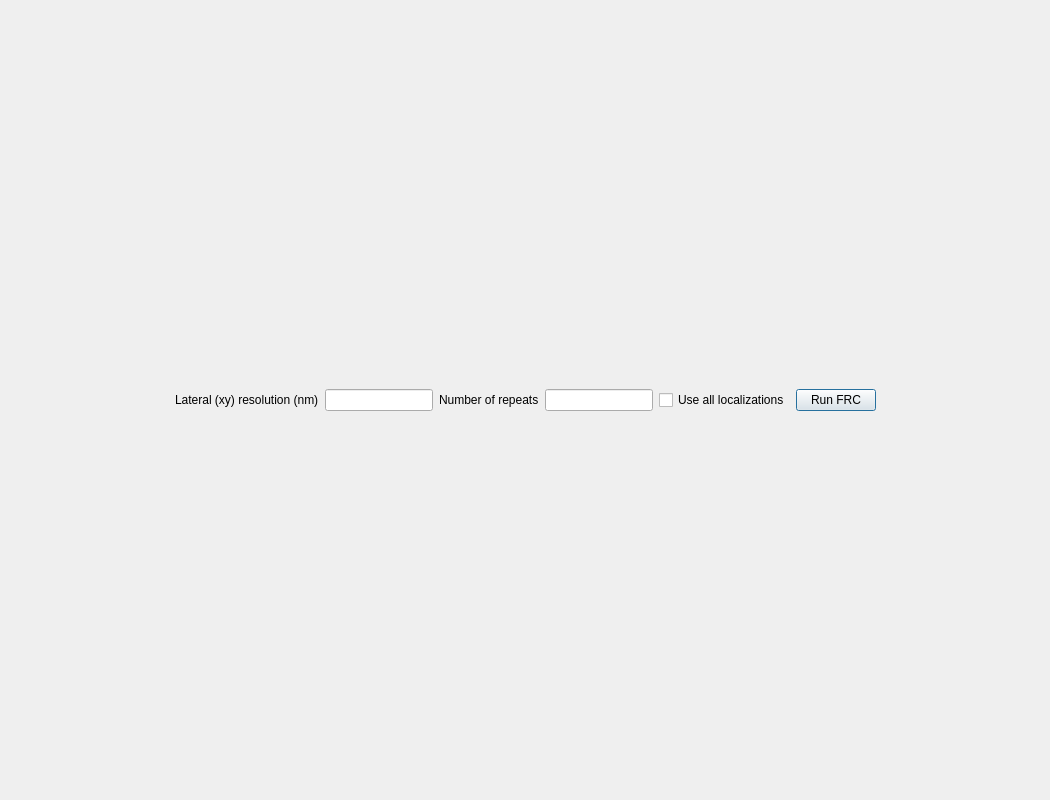
<?xml version="1.0" encoding="UTF-8"?>
<ui version="4.0">
 <class>FRCTool</class>
 <widget class="QDialog" name="FRCTool">
  <property name="geometry">
   <rect>
    <x>0</x>
    <y>0</y>
    <width>1050</width>
    <height>800</height>
   </rect>
  </property>
  <property name="minimumSize">
   <size>
    <width>800</width>
    <height>600</height>
   </size>
  </property>
  <property name="windowTitle">
   <string>Resolution Estimator</string>
  </property>
  <layout class="QGridLayout" name="gridLayout">
   <item row="0" column="0">
    <layout class="QHBoxLayout" name="hlParameters">
     <property name="sizeConstraint">
      <enum>QLayout::SetFixedSize</enum>
     </property>
     <item>
      <spacer name="hsCFRFilterBefore">
       <property name="sizePolicy">
        <sizepolicy hsizetype="Expanding" vsizetype="Minimum">
         <horstretch>0</horstretch>
         <verstretch>0</verstretch>
        </sizepolicy>
       </property>
       <property name="orientation">
        <enum>Qt::Horizontal</enum>
       </property>
       <property name="sizeType">
        <enum>QSizePolicy::Expanding</enum>
       </property>
       <property name="sizeHint" stdset="0">
        <size>
         <width>20</width>
         <height>20</height>
        </size>
       </property>
      </spacer>
     </item>
     <item>
      <widget class="QLabel" name="lbLateralResolution">
       <property name="sizePolicy">
        <sizepolicy hsizetype="Preferred" vsizetype="Fixed">
         <horstretch>0</horstretch>
         <verstretch>0</verstretch>
        </sizepolicy>
       </property>
       <property name="text">
        <string>Lateral (xy) resolution (nm)</string>
       </property>
      </widget>
     </item>
     <item>
      <widget class="QLineEdit" name="leLateralResolution">
       <property name="sizePolicy">
        <sizepolicy hsizetype="Preferred" vsizetype="Fixed">
         <horstretch>0</horstretch>
         <verstretch>0</verstretch>
        </sizepolicy>
       </property>
      </widget>
     </item>
     <item>
      <widget class="QLabel" name="lbNumRepeats">
       <property name="sizePolicy">
        <sizepolicy hsizetype="Preferred" vsizetype="Fixed">
         <horstretch>0</horstretch>
         <verstretch>0</verstretch>
        </sizepolicy>
       </property>
       <property name="text">
        <string>Number of repeats</string>
       </property>
      </widget>
     </item>
     <item>
      <widget class="QLineEdit" name="leNumRepeats">
       <property name="sizePolicy">
        <sizepolicy hsizetype="Preferred" vsizetype="Fixed">
         <horstretch>0</horstretch>
         <verstretch>0</verstretch>
        </sizepolicy>
       </property>
      </widget>
     </item>
     <item>
      <widget class="QCheckBox" name="cbUseAllLocs">
       <property name="sizePolicy">
        <sizepolicy hsizetype="Minimum" vsizetype="Fixed">
         <horstretch>0</horstretch>
         <verstretch>0</verstretch>
        </sizepolicy>
       </property>
       <property name="text">
        <string>Use all localizations</string>
       </property>
      </widget>
     </item>
     <item>
      <widget class="QPushButton" name="pbRunFRCAnalysis">
       <property name="sizePolicy">
        <sizepolicy hsizetype="Preferred" vsizetype="Fixed">
         <horstretch>0</horstretch>
         <verstretch>0</verstretch>
        </sizepolicy>
       </property>
       <property name="text">
        <string>Run FRC</string>
       </property>
      </widget>
     </item>
     <item>
      <spacer name="hsCFRFilterAfter">
       <property name="sizePolicy">
        <sizepolicy hsizetype="Expanding" vsizetype="Minimum">
         <horstretch>0</horstretch>
         <verstretch>0</verstretch>
        </sizepolicy>
       </property>
       <property name="orientation">
        <enum>Qt::Horizontal</enum>
       </property>
       <property name="sizeType">
        <enum>QSizePolicy::Expanding</enum>
       </property>
       <property name="sizeHint" stdset="0">
        <size>
         <width>20</width>
         <height>20</height>
        </size>
       </property>
      </spacer>
     </item>
    </layout>
   </item>
   <item row="1" column="0">
    <layout class="QHBoxLayout" name="hlPlot"/>
   </item>
  </layout>
 </widget>
 <resources/>
 <connections/>
</ui>
